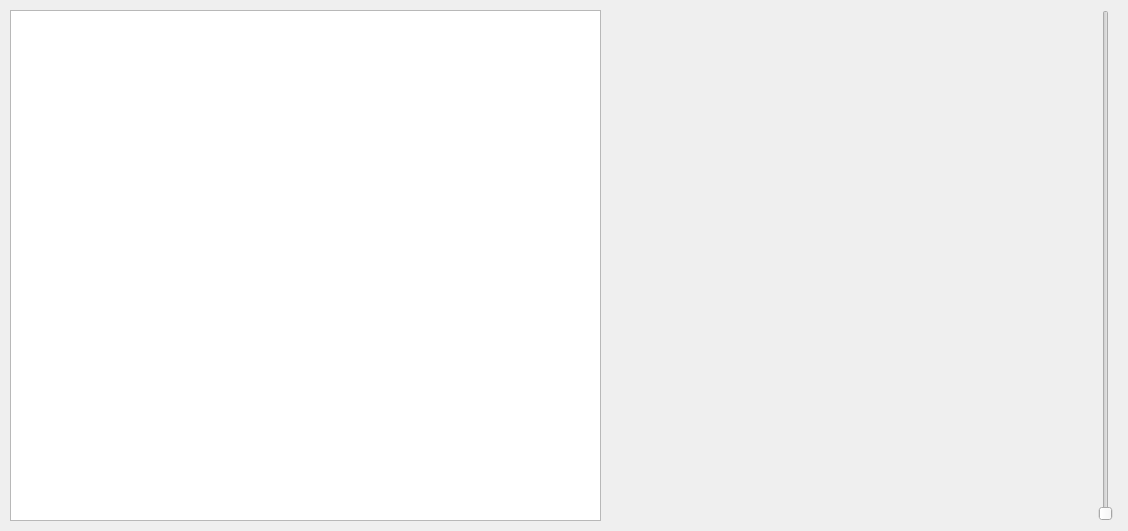
<?xml version="1.0" encoding="UTF-8"?>
<ui version="4.0">
 <class>Dialog</class>
 <widget class="QDialog" name="Dialog">
  <property name="geometry">
   <rect>
    <x>0</x>
    <y>0</y>
    <width>1128</width>
    <height>531</height>
   </rect>
  </property>
  <property name="windowTitle">
   <string>Dialog</string>
  </property>
  <widget class="QSlider" name="slider1">
   <property name="geometry">
    <rect>
     <x>1090</x>
     <y>10</y>
     <width>31</width>
     <height>511</height>
    </rect>
   </property>
   <property name="orientation">
    <enum>Qt::Vertical</enum>
   </property>
  </widget>
  <widget class="QWidget" name="widget1" native="true">
   <property name="geometry">
    <rect>
     <x>610</x>
     <y>10</y>
     <width>471</width>
     <height>511</height>
    </rect>
   </property>
   <property name="font">
    <font>
     <family>Arial</family>
     <pointsize>8</pointsize>
    </font>
   </property>
  </widget>
  <widget class="PlotWidget" name="graphView1">
   <property name="geometry">
    <rect>
     <x>10</x>
     <y>10</y>
     <width>591</width>
     <height>511</height>
    </rect>
   </property>
  </widget>
 </widget>
 <customwidgets>
  <customwidget>
   <class>PlotWidget</class>
   <extends>QGraphicsView</extends>
   <header>pyqtgraph</header>
  </customwidget>
 </customwidgets>
 <resources/>
 <connections/>
</ui>
